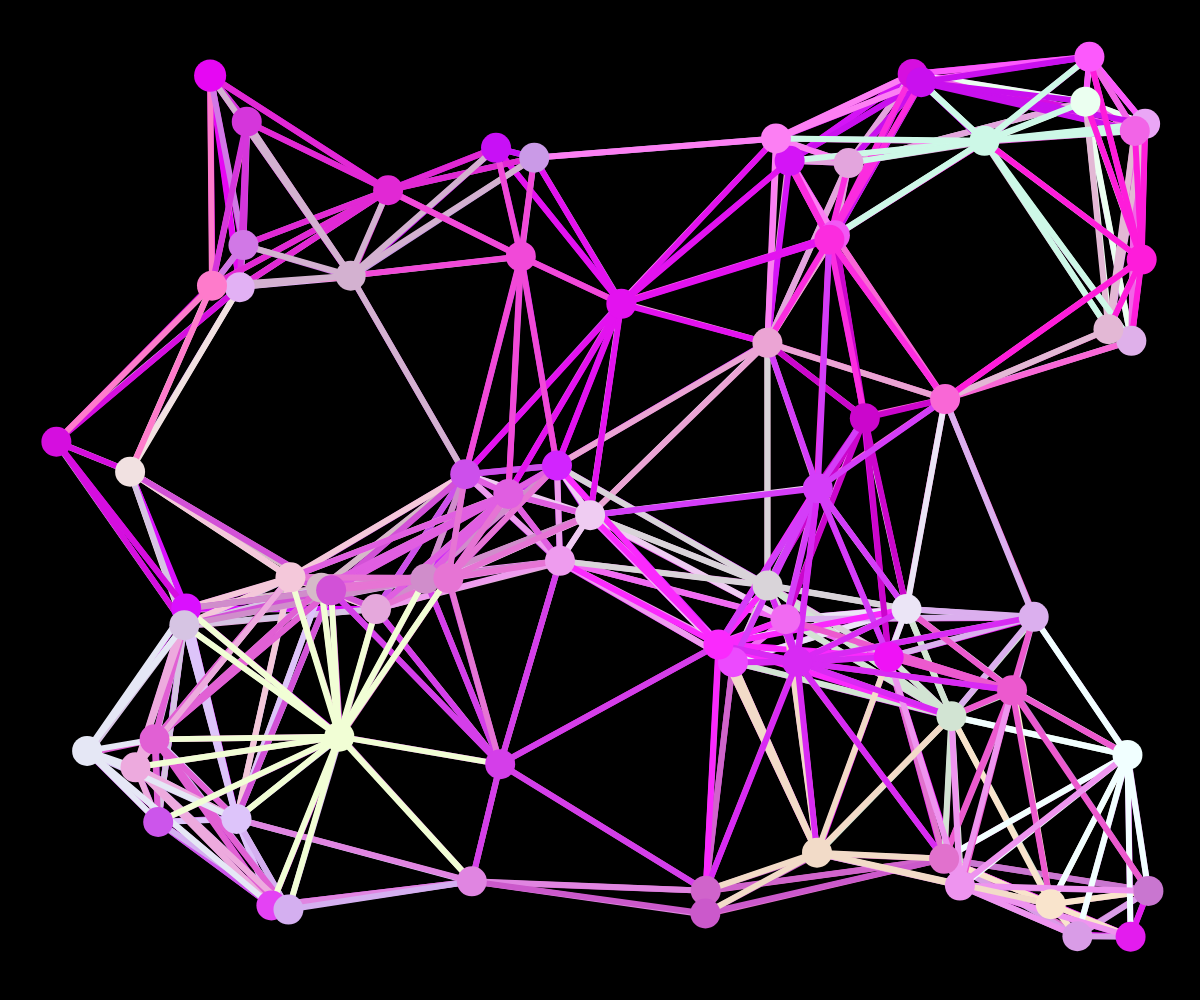
Frame 1 (no input)
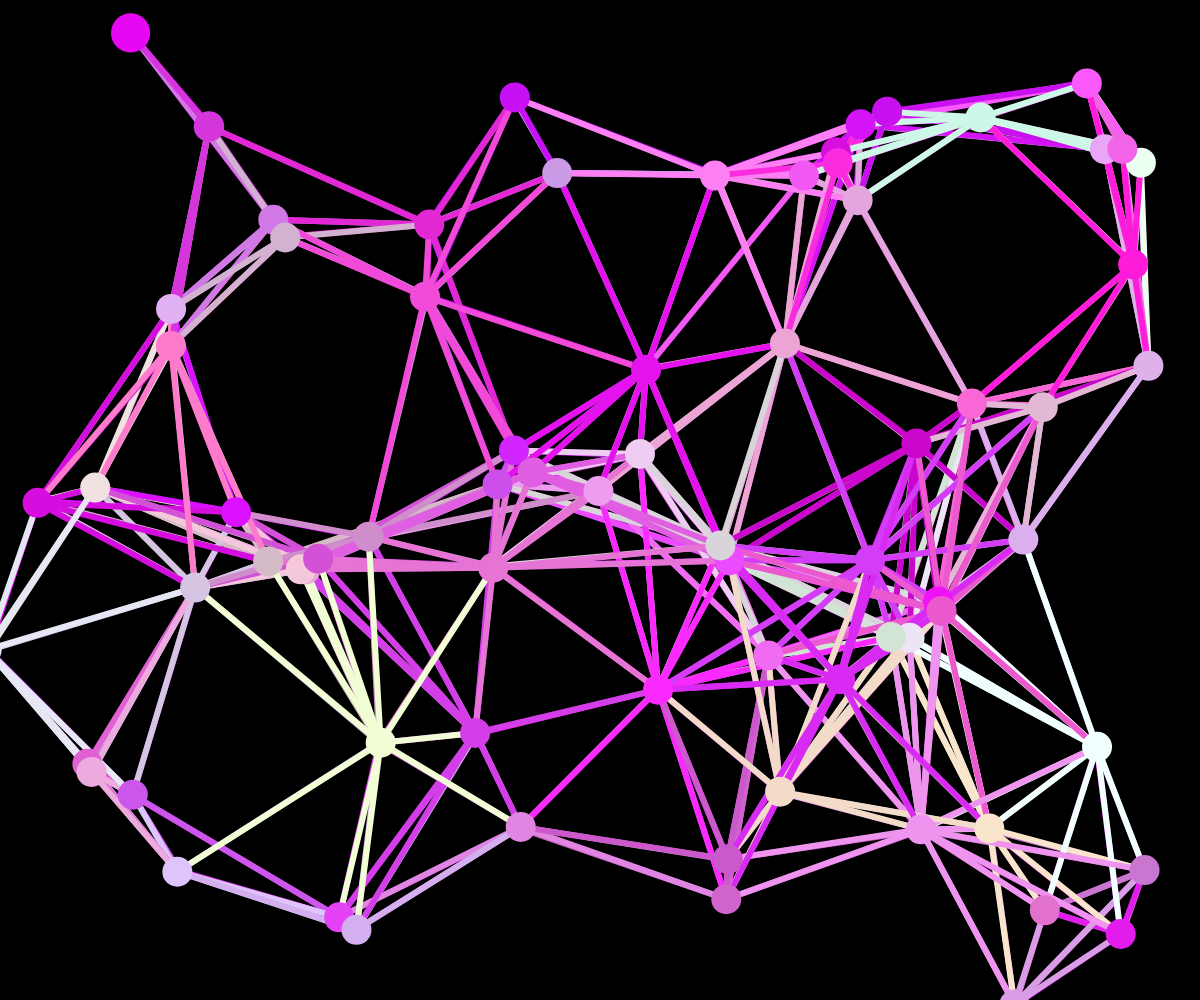
Frame 60 (no input)
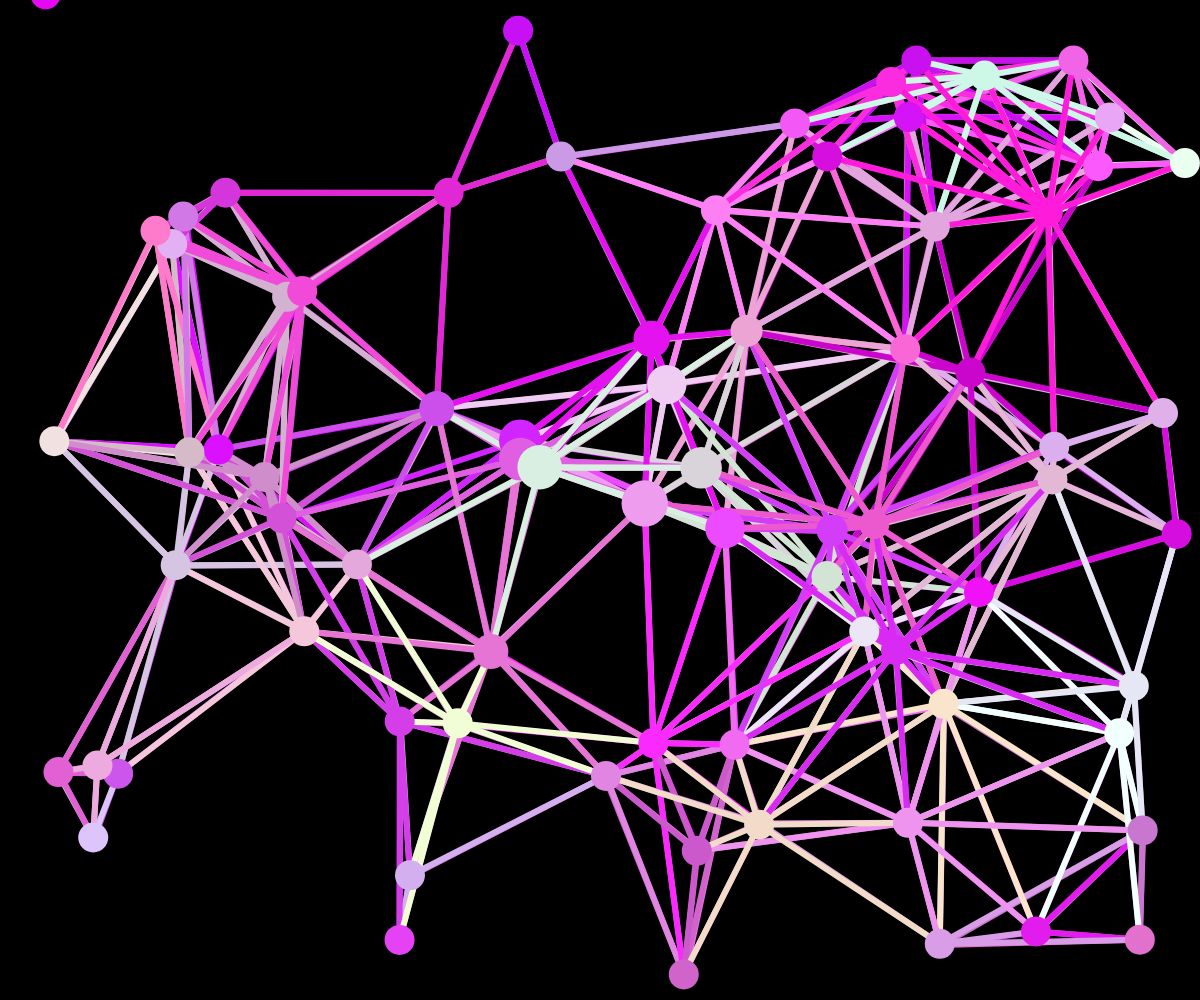
Frame 120 (the mouse pressed at the canvas centre since frame 60)

The p5.js sketch that drew these frames (run headless with seeded random() and noise() and a simulated clock; from frame 60 on, the mouse is pressed at the canvas centre):

// p5.js sketch
// ── sketch.js
// connected Nodes oop demo

let pointies = [];

function setup() {
  createCanvas(windowWidth, windowHeight);
  for (let i = 0; i < 75; i++) {
    spawnPoint(random(50, width-50), random(50, height-50));
  }
}

function draw() {
  background(0);
  //move and line
  for (let pointie of pointies) {
    pointie.update(pointies);
  }
  //draw circles on top
  for (let pointie of pointies) {
    pointie.display();
  }
}

function mousePressed() {
  spawnPoint(mouseX, mouseY);
}

function spawnPoint(x, y) {
  let somePoint = new MovingPoint(x, y);
  pointies.push(somePoint);
}

class MovingPoint {
  constructor(x, y) {
    this.x = x;
    this.y = y;
    this.speed = 3;
    this.radius = 15;
    this.colour = color(random(200, 255), random(255), random(200, 255));
    this.xTime = random(1000);
    this.yTime = random(1000);
    this.deltaTime = 0.01;
    this.reach = 250;
    this.MIN_RADIUS = 15;
    this.MAX_RADIUS = 25;
  }

  display() {
    noStroke();
    fill(this.colour);
    circle(this.x, this.y, this.radius*2);
  }

  update(pointieses) {
    this.screenWrap();
    this.move();
    this.screenWrap();
    this.connectTo(pointieses);
    this.changeSizeMouse();
  }

  changeSizeMouse() {
    let mouseDist = dist(this.x, this.y, mouseX, mouseY);
    if (mouseDist < this.reach) {
      let theSize = map(mouseDist, 0, this.reach, this.MAX_RADIUS, this.MIN_RADIUS);
      this.radius = theSize;
    }
    else {
      this.radius = 15;
    }
  }

  move() {
    let dx = noise(this.xTime);
    let dy = noise(this.yTime);

    //scale to movement speed
    this.dx = map(dx, 0, 1, -this.speed, this.speed);
    this.dy = map(dy, 0, 1, -this.speed, this.speed);

    //move point
    this.x += this.dx;
    this.y += this.dy;

    //move time axis
    this.xTime += this.deltaTime;
    this.yTime += this.deltaTime;
  }

  screenWrap() {
    //tp to  opposite side of the screen
    if (this.x - this.radius > width) {
      this.x = 0;
    }
    if (this.x + this.radius < 0) {
      this.x = width;
    }
    if (this.y - this.radius > height) {
      this.y = 0;
    }
    if (this.y + this.radius < 0) {
      this.y = height;
    }
  }

  connectTo(pointies) {
    for (let otherPoint of pointies) {
      if (this !== otherPoint) {
        let pointDist = dist(this.x, this.y, otherPoint.x, otherPoint.y);
        if (pointDist < this.reach) {
          stroke(this.colour);
          strokeWeight(6);
          line(this.x, this.y, otherPoint.x, otherPoint.y);
        }
      }
    }
  }
}
